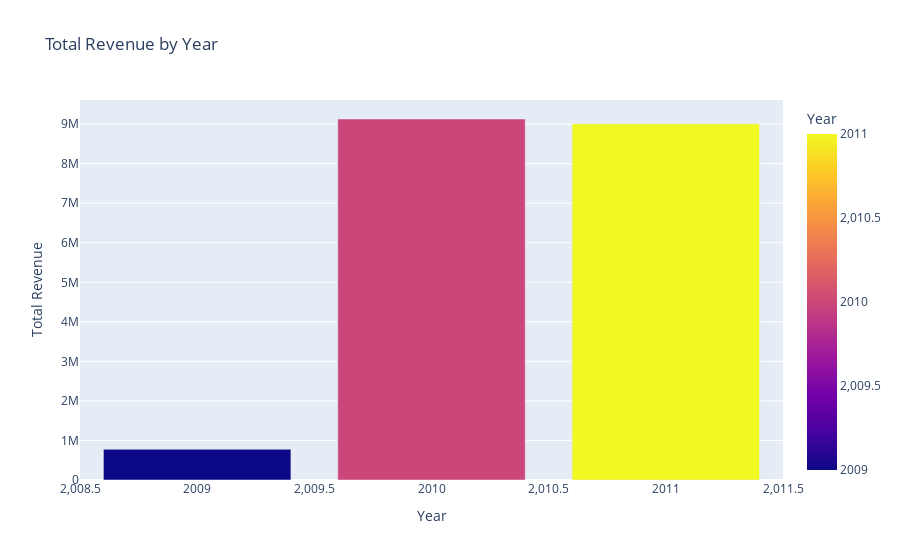
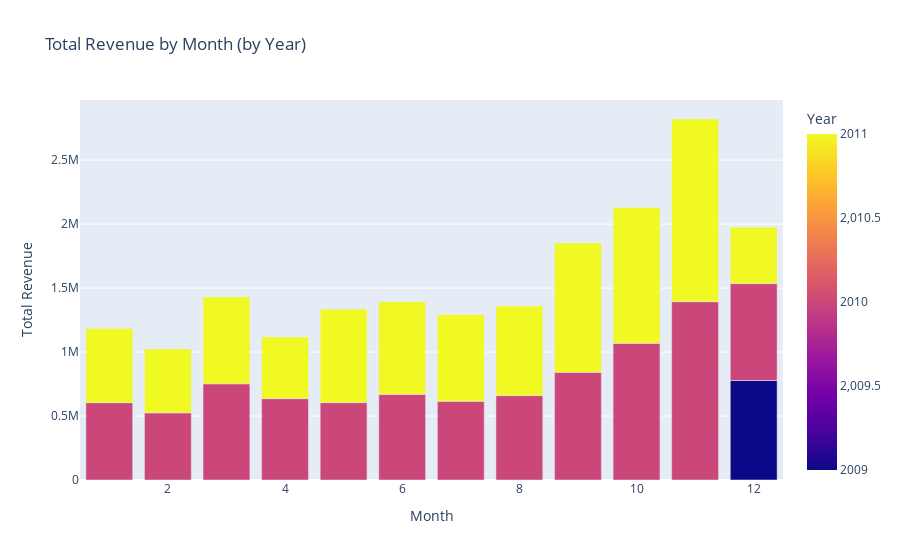
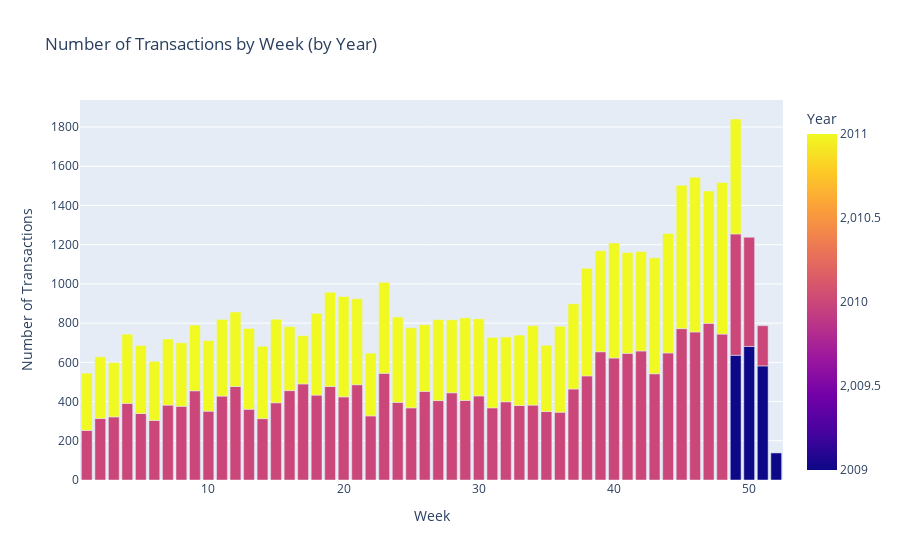
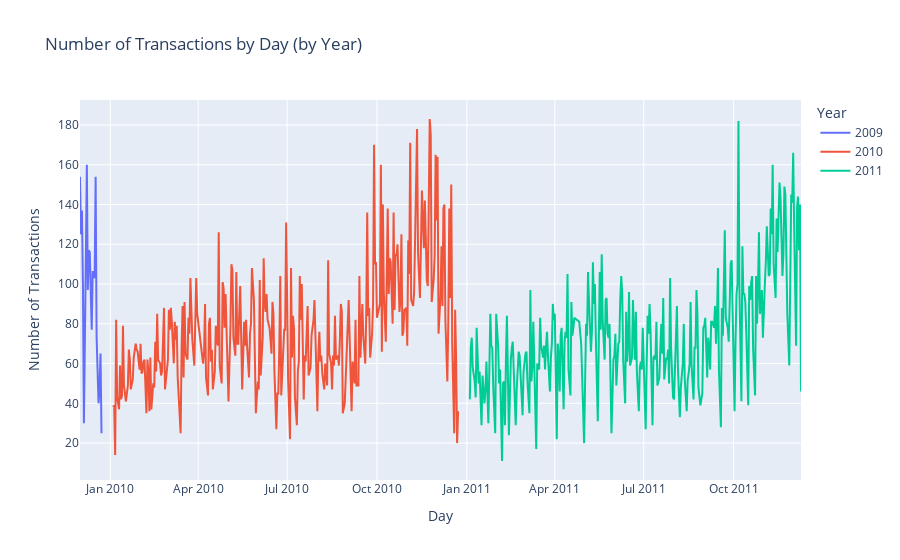

Notebook code cell kept with these figures, in order:
### Markdown cell above
### 4. Analyze and visualize total `Revenue` and number of transactions for years 2010 and 2011

### Code cell
# Ensure InvoiceDate column is in datetime format
df_clean['InvoiceDate'] = pd.to_datetime(df_clean['InvoiceDate'])

# Add necessary time columns
df_clean['Year'] = df_clean['InvoiceDate'].dt.year
df_clean['Month'] = df_clean['InvoiceDate'].dt.month
df_clean['Week'] = df_clean['InvoiceDate'].dt.isocalendar().week
df_clean['Day'] = df_clean['InvoiceDate'].dt.date
df_clean['Hour'] = df_clean['InvoiceDate'].dt.hour

# Total revenue by year
sales_per_year = df_clean.groupby('Year')['TotalPrice'].sum().reset_index()
fig = px.bar(
    sales_per_year,
    x='Year',
    y='TotalPrice',
    color='Year',
    title='Total Revenue by Year',
    labels={'TotalPrice': 'Total Revenue', 'Year': 'Year'}
)
fig.show()

# Total revenue by month, separated by year
sales_per_month_year = df_clean.groupby(['Year', 'Month'])['TotalPrice'].sum().reset_index()
fig = px.bar(
    sales_per_month_year,
    x='Month',
    y='TotalPrice',
    color='Year',
    barmode='group',
    title='Total Revenue by Month (by Year)',
    labels={'TotalPrice': 'Total Revenue', 'Month': 'Month', 'Year': 'Year'}
)
fig.show()

# Number of transactions by week, separated by year
transactions_per_week_year = df_clean.groupby(['Year', 'Week'])['Invoice'].nunique().reset_index()
fig = px.bar(
    transactions_per_week_year,
    x='Week',
    y='Invoice',
    color='Year',
    barmode='group',
    title='Number of Transactions by Week (by Year)',
    labels={'Invoice': 'Number of Transactions', 'Week': 'Week', 'Year': 'Year'}
)
fig.show()

# Number of transactions by day, separated by year
transactions_per_day_year = df_clean.groupby(['Year', 'Day'])['Invoice'].nunique().reset_index()
fig = px.line(
    transactions_per_day_year,
    x='Day',
    y='Invoice',
    color='Year',
    title='Number of Transactions by Day (by Year)',
    labels={'Invoice': 'Number of Transactions', 'Day': 'Day', 'Year': 'Year'}
)
fig.show()

# Number of transactions by hour, separated by year
transactions_per_hour_year = df_clean.groupby(['Year', 'Hour'])['Invoice'].nunique().reset_index()
fig = px.bar(
    transactions_per_hour_year,
    x='Hour',
    y='Invoice',
    color='Year',
    barmode='group',
    title='Number of Transactions by Hour in Day (by Year)',
    labels={'Invoice': 'Number of Transactions', 'Hour': 'Hour', 'Year': 'Year'}
)
fig.show()

### Figure 1 — Plotly figure (JSON) as saved in the notebook; plotly's stock layout.template omitted (floating-point values rounded to 4 significant figures)
{"data": [{"hovertemplate": "Year=%{marker.color}<br>Total Revenue=%{y}<extra></extra>", "legendgroup": "", "marker": {"color": [2009, 2010, 2011], "coloraxis": "coloraxis", "pattern": {"shape": ""}}, "name": "", "orientation": "v", "showlegend": false, "textposition": "auto", "type": "bar", "x": [2009, 2010, 2011], "xaxis": "x", "y": [777700.0, 9130000.0, 9010000.0], "yaxis": "y"}], "layout": {"barmode": "relative", "coloraxis": {"colorbar": {"title": {"text": "Year"}}, "colorscale": [[0, "#0d0887"], [0.1111, "#46039f"], [0.2222, "#7201a8"], [0.3333, "#9c179e"], [0.4444, "#bd3786"], [0.5556, "#d8576b"], [0.6667, "#ed7953"], [0.7778, "#fb9f3a"], [0.8889, "#fdca26"], [1, "#f0f921"]]}, "legend": {"tracegroupgap": 0}, "title": {"text": "Total Revenue by Year"}, "xaxis": {"anchor": "y", "domain": [0, 1], "title": {"text": "Year"}}, "yaxis": {"anchor": "x", "domain": [0, 1], "title": {"text": "Total Revenue"}}}}

### Figure 2 — Plotly figure (JSON) as saved in the notebook; plotly's stock layout.template omitted (floating-point values rounded to 4 significant figures)
{"data": [{"alignmentgroup": "True", "hovertemplate": "Month=%{x}<br>Total Revenue=%{y}<br>Year=%{marker.color}<extra></extra>", "legendgroup": "", "marker": {"color": [2009, 2010, 2010, 2010, 2010, 2010, 2010, 2010, 2010, 2010, 2010, 2010, 2010, 2011, 2011, 2011, 2011, 2011, 2011, 2011, 2011, 2011, 2011, 2011, 2011], "coloraxis": "coloraxis", "pattern": {"shape": ""}}, "name": "", "offsetgroup": "", "orientation": "v", "showlegend": false, "textposition": "auto", "type": "bar", "x": [12, 1, 2, 3, 4, 5, 6, 7, 8, 9, 10, 11, 12, 1, 2, 3, 4, 5, 6, 7, 8, 9, 10, 11, 12], "xaxis": "x", "y": [777700.0, 604700.0, 525200.0, 752100.0, 636200.0, 605000.0, 669300.0, 615900.0, 659900.0, 841800.0, 1069000.0, 1394000.0, 757700.0, 579000.0, 499500.0, 679200.0, 482000.0, 730100.0, 723500.0, 676600.0, 699500.0, 1011000.0, 1061000.0, 1428000.0, 440000.0], "yaxis": "y"}], "layout": {"barmode": "group", "coloraxis": {"colorbar": {"title": {"text": "Year"}}, "colorscale": [[0, "#0d0887"], [0.1111, "#46039f"], [0.2222, "#7201a8"], [0.3333, "#9c179e"], [0.4444, "#bd3786"], [0.5556, "#d8576b"], [0.6667, "#ed7953"], [0.7778, "#fb9f3a"], [0.8889, "#fdca26"], [1, "#f0f921"]]}, "legend": {"tracegroupgap": 0}, "title": {"text": "Total Revenue by Month (by Year)"}, "xaxis": {"anchor": "y", "domain": [0, 1], "title": {"text": "Month"}}, "yaxis": {"anchor": "x", "domain": [0, 1], "title": {"text": "Total Revenue"}}}}

### Figure 3 — Plotly figure (JSON) as saved in the notebook; plotly's stock layout.template omitted (floating-point values rounded to 4 significant figures)
{"data": [{"alignmentgroup": "True", "hovertemplate": "Week=%{x}<br>Number of Transactions=%{y}<br>Year=%{marker.color}<extra></extra>", "legendgroup": "", "marker": {"color": [2009, 2009, 2009, 2009, 2010, 2010, 2010, 2010, 2010, 2010, 2010, 2010, 2010, 2010, 2010, 2010, 2010, 2010, 2010, 2010, 2010, 2010, 2010, 2010, 2010, 2010, 2010, 2010, 2010, 2010, 2010, 2010, 2010, 2010, 2010, 2010, 2010, 2010, 2010, 2010, 2010, 2010, 2010, 2010, 2010, 2010, 2010, 2010, 2010, 2010, 2010, 2010, 2010, 2010, 2010, 2011, 2011, 2011, 2011, 2011, 2011, 2011, 2011, 2011, 2011, 2011, 2011, 2011, 2011, 2011, 2011, 2011, 2011, 2011, 2011, 2011, 2011, 2011, 2011, 2011, 2011, 2011, 2011, 2011, 2011, 2011, 2011, 2011, 2011, 2011, 2011, 2011, 2011, 2011, 2011, 2011, 2011, 2011, 2011, 2011, 2011, 2011, 2011, 2011], "coloraxis": "coloraxis", "pattern": {"shape": ""}}, "name": "", "offsetgroup": "", "orientation": "v", "showlegend": false, "textposition": "auto", "type": "bar", "x": [49, 50, 51, 52, 1, 2, 3, 4, 5, 6, 7, 8, 9, 10, 11, 12, 13, 14, 15, 16, 17, 18, 19, 20, 21, 22, 23, 24, 25, 26, 27, 28, 29, 30, 31, 32, 33, 34, 35, 36, 37, 38, 39, 40, 41, 42, 43, 44, 45, 46, 47, 48, 49, 50, 51, 1, 2, 3, 4, 5, 6, 7, 8, 9, 10, 11, 12, 13, 14, 15, 16, 17, 18, 19, 20, 21, 22, 23, 24, 25, 26, 27, 28, 29, 30, 31, 32, 33, 34, 35, 36, 37, 38, 39, 40, 41, 42, 43, 44, 45, 46, 47, 48, 49], "xaxis": "x", "y": [636, 681, 582, 138, 253, 314, 322, 391, 339, 304, 382, 376, 455, 351, 428, 477, 361, 313, 394, 456, 490, 433, 477, 424, 486, 327, 544, 396, 368, 452, 405, 445, 406, 429, 368, 399, 380, 382, 349, 346, 464, 531, 654, 622, 646, 658, 542, 648, 772, 755, 799, 744, 619, 557, 205, 292, 314, 277, 353, 347, 301, 337, 324, 335, 360, 391, 380, 412, 369, 426, 326, 246, 417, 481, 512, 438, 320, 464, 435, 408, 340, 413, 372, 421, 393, 359, 330, 359, 405, 338, 438, 435, 549, 515, 587, 514, 507, 591, 609, 731, 789, 675, 773, 586], "yaxis": "y"}], "layout": {"barmode": "group", "coloraxis": {"colorbar": {"title": {"text": "Year"}}, "colorscale": [[0, "#0d0887"], [0.1111, "#46039f"], [0.2222, "#7201a8"], [0.3333, "#9c179e"], [0.4444, "#bd3786"], [0.5556, "#d8576b"], [0.6667, "#ed7953"], [0.7778, "#fb9f3a"], [0.8889, "#fdca26"], [1, "#f0f921"]]}, "legend": {"tracegroupgap": 0}, "title": {"text": "Number of Transactions by Week (by Year)"}, "xaxis": {"anchor": "y", "domain": [0, 1], "title": {"text": "Week"}}, "yaxis": {"anchor": "x", "domain": [0, 1], "title": {"text": "Number of Transactions"}}}}

### Figure 4 — Plotly figure (JSON) as saved in the notebook; plotly's stock layout.template omitted (floating-point values rounded to 4 significant figures; data arrays with more than 128 entries replaced by an {"elided": "..."} marker saying what was removed)
{"data": [{"hovertemplate": "Year=2009<br>Day=%{x}<br>Number of Transactions=%{y}<extra></extra>", "legendgroup": "2009", "line": {"color": "#636efa", "dash": "solid"}, "marker": {"symbol": "circle"}, "mode": "lines", "name": "2009", "orientation": "v", "showlegend": true, "type": "scatter", "x": ["2009-12-01", "2009-12-02", "2009-12-03", "2009-12-04", "2009-12-05", "2009-12-06", "2009-12-07", "2009-12-08", "2009-12-09", "2009-12-10", "2009-12-11", "2009-12-13", "2009-12-14", "2009-12-15", "2009-12-16", "2009-12-17", "2009-12-18", "2009-12-20", "2009-12-21", "2009-12-22", "2009-12-23"], "xaxis": "x", "y": [154, 125, 137, 100, 30, 90, 114, 160, 97, 117, 116, 77, 106, 106, 103, 154, 73, 40, 48, 65, 25], "yaxis": "y"}, {"hovertemplate": "Year=2010<br>Day=%{x}<br>Number of Transactions=%{y}<extra></extra>", "legendgroup": "2010", "line": {"color": "#EF553B", "dash": "solid"}, "marker": {"symbol": "circle"}, "mode": "lines", "name": "2010", "orientation": "v", "showlegend": true, "type": "scatter", "x": {"elided": "298 str values"}, "xaxis": "x", "y": {"elided": "298 int values"}, "yaxis": "y"}, {"hovertemplate": "Year=2011<br>Day=%{x}<br>Number of Transactions=%{y}<extra></extra>", "legendgroup": "2011", "line": {"color": "#00cc96", "dash": "solid"}, "marker": {"symbol": "circle"}, "mode": "lines", "name": "2011", "orientation": "v", "showlegend": true, "type": "scatter", "x": {"elided": "285 str values"}, "xaxis": "x", "y": {"elided": "285 int values"}, "yaxis": "y"}], "layout": {"legend": {"title": {"text": "Year"}, "tracegroupgap": 0}, "title": {"text": "Number of Transactions by Day (by Year)"}, "xaxis": {"anchor": "y", "domain": [0, 1], "title": {"text": "Day"}}, "yaxis": {"anchor": "x", "domain": [0, 1], "title": {"text": "Number of Transactions"}}}}
